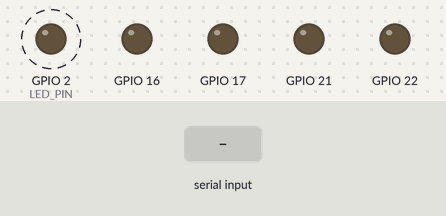
This sketch was run on a simulated ESP32. Parts: output pins drawn as LEDs (lit = HIGH). Dashed ring = blinking. The inputs (shaded band) are chosen by the test bench. What the sketch prints to the serial monitor is not drawn.

Above: at 1.2 s.
1.3 s: "moveto 1\n" received over Serial
4.3 s: "move 1\n" received over Serial
7.3 s: "speed 1\n" received over Serial
Timing chart, 0 to 16.3 s (numbered marks = the images above; inputs shaded):
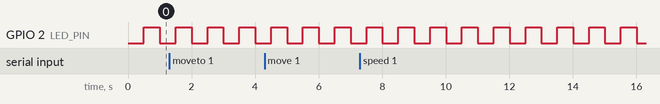

Measured:
- by itself, GPIO 2 (LED_PIN): alternates HIGH for 0.50 s and LOW for 0.50 s

The sketch:

stepper_test.ino
```cpp
/*
 * StepperISR_test.ino
 *
 * Uses the StepperISR library (StepperISR.h / StepperISR.cpp) to
 * drive a 28BYJ-48 via ULN2003 on ESP32, controlled over Serial.
 *
 * Commands: remiember to put a space before the the value
 *   moveTo <n>      - go to absolute step count
 *   move <n>        - go relative to current position
 *   speed <n>       - set speed (steps/sec)
 *   runSpeed <n>    - constant-speed mode (+/- direction), run until stop
 *   stop            - stop and de-energize
 *   mode half|full  - switch step mode (only while stopped)
 *   status          - print current state
 *
 * Place StepperISR.h and StepperISR.cpp in the same sketch folder
 * as this file (Arduino IDE will compile them together automatically).
 */

#include "StepperISR.h"

// TODO: set your pins
const uint8_t IN1 = 16;
const uint8_t IN2 = 17;
const uint8_t IN3 = 21;
const uint8_t IN4 = 22;
const uint8_t LED_PIN = 2;

StepperISR stepper;

// ---------- Serial command parsing ----------
void handleSerial() {
  if (!Serial.available()) return;
  String line = Serial.readStringUntil('\n');
  line.trim();
  if (line.length() == 0) return;

  int spaceIdx = line.indexOf(' ');
  String cmd    = (spaceIdx == -1) ? line : line.substring(0, spaceIdx);
  String argStr = (spaceIdx == -1) ? ""   : line.substring(spaceIdx + 1);
  cmd.toLowerCase();
  argStr.trim();
  argStr.toLowerCase();

  if (cmd == "moveto") {
    int32_t v = argStr.toInt();
    stepper.moveTo(v);
    Serial.printf("moveTo %ld\n", (long)v);

  } else if (cmd == "move") {
    int32_t v = argStr.toInt();
    stepper.move(v);
    Serial.printf("move %ld\n", (long)v);

  } else if (cmd == "speed") {
    float v = argStr.toFloat();
    stepper.setSpeed(v);
    Serial.printf("Speed set to %.1f steps/s\n", v);

  } else if (cmd == "runspeed") {
    float v = argStr.toFloat();
    stepper.runSpeed(v);
    Serial.printf("runSpeed %.1f steps/s\n", v);

  } else if (cmd == "stop") {
    stepper.stop();
    Serial.println("stopped");

  } else if (cmd == "mode") {
    bool ok;
    if (argStr == "half") {
      ok = stepper.setStepMode(HALF_STEP);
      Serial.println(ok ? "mode -> HALF_STEP" : "mode change rejected (motor running, call stop() first)");
    } else if (argStr == "full") {
      ok = stepper.setStepMode(FULL_STEP);
      Serial.println(ok ? "mode -> FULL_STEP" : "mode change rejected (motor running, call stop() first)");
    } else {
      Serial.println("usage: mode half | mode full");
    }

  } else if (cmd == "status") {
    Serial.printf("pos=%ld target=%ld running=%d distanceToGo=%ld mode=%s\n",
                  (long)stepper.currentPosition(),
                  (long)(stepper.currentPosition() + stepper.distanceToGo()),
                  stepper.isRunning(),
                  (long)stepper.distanceToGo(),
                  (stepper.getStepMode() == HALF_STEP) ? "HALF_STEP" : "FULL_STEP");

  } else {
    Serial.println("unknown cmd. try: moveTo <n> | move <n> | speed <n> | runSpeed <n> | stop | mode half|full | status");
  }
}

// ---------- Non-blocking proof ----------
uint32_t lastBlinkMs = 0;
bool     ledState    = false;
uint32_t lastPrintMs = 0;

void nonBlockingProof() {
  uint32_t now = millis();

  if (now - lastBlinkMs >= 500) {
    lastBlinkMs = now;
    ledState = !ledState;
    digitalWrite(LED_PIN, ledState);
  }

  if (now - lastPrintMs >= 1000) {
    lastPrintMs = now;
    Serial.printf("[t=%lu ms] pos=%ld running=%d\n",
                  (unsigned long)now, (long)stepper.currentPosition(), stepper.isRunning());
  }
}

void setup() {
  Serial.begin(115200);
  pinMode(LED_PIN, OUTPUT);

  stepper.begin(IN1, IN2, IN3, IN4); // defaults to HALF_STEP
  stepper.setSpeed(500);

  Serial.println("StepperISR example ready.");
  Serial.println("Commands: moveTo <n> | move <n> | speed <n> | runSpeed <n> | stop | mode half|full | status");
}

void loop() {
  handleSerial();
  stepper.run();
  nonBlockingProof();
}
```

StepperISR.h
```cpp
/*
 * StepperISR.h
 *
 * Interrupt-timed stepper driver for 28BYJ-48 + ULN2003 on ESP32,
 * driven by a hardware timer ISR (not polling in loop()).
 *
 * DO NOT MODIFY THIS FILE. This is the interface your StepperISR
 * class must implement — write your implementation in StepperISR.cpp.
 *
 * Supports both HALF_STEP (8-step sequence, 4096 steps/rev) and
 * FULL_STEP (4-step sequence, 2048 steps/rev) modes, switchable at
 * runtime via setStepMode() while the motor is idle.
 *
 * NOTE ON UNITS: position (currentPosition/moveTo/distanceToGo) is
 * expressed in raw step counts. A "step" does NOT mean the same
 * physical angle in HALF_STEP vs FULL_STEP mode — switching modes
 * changes what a given position value means physically. This is left
 * as-is deliberately; see the lab reflection questions.
 *
 * Written for Arduino-ESP32 core 3.x timer API:
 *   timerBegin(freq_hz), timerAttachInterrupt(timer, callback),
 *   timerAlarm(timer, ticks, autoreload, count)
 */

#ifndef STEPPER_ISR_H
#define STEPPER_ISR_H

#include <Arduino.h>

enum StepMode {
  HALF_STEP,   // 8-step sequence, 4096 steps/revolution
  FULL_STEP    // 4-step sequence, 2048 steps/revolution
};

class StepperISR {
  public:
    StepperISR();

    // Configure pins + hardware timer. Call once from setup().
    // Defaults to HALF_STEP mode.
    void begin(uint8_t in1, uint8_t in2, uint8_t in3, uint8_t in4);

    // Set the step rate (steps/sec) used by moveTo()/move(), since
    // those calls take no speed argument of their own. Takes effect
    // immediately on the hardware timer. There is no acceleration in
    // this library, so this is the actual instantaneous speed the
    // motor steps at — not a ceiling ramped toward, hence "setSpeed"
    // rather than "setMaxSpeed".
    // If given a negative value, the absolute value is used instead
    // and a warning is printed to Serial (speed here is a magnitude —
    // direction in position mode comes from distanceToGo()'s sign).
    // NOTE: runSpeed() always overrides this with its own argument,
    // so calling setSpeed() right before runSpeed() has no lasting
    // effect — the runSpeed() value wins.
    void setSpeed(float stepsPerSec);

    // Switch between HALF_STEP and FULL_STEP. Only allowed while the
    // motor is idle (isRunning() == false); returns false and leaves
    // the mode unchanged if the motor is currently running.
    bool setStepMode(StepMode mode);
    StepMode getStepMode();

    // Position mode: go to an absolute step count. Calling this while
    // runSpeed() is active is allowed and immediately interrupts the
    // jog, switching to position mode toward the new target.
    void moveTo(int32_t absolute);

    // Position mode: go relative to current position.
    void move(int32_t relative);

    // Constant-speed mode: step forever in one direction until stop().
    // Positive = one direction, negative = the other. Calling this
    // while moveTo()/move() is active is allowed and immediately
    // interrupts the move, switching to constant-speed mode. While in
    // speed mode, distanceToGo() reads 0 (there is no target).
    void runSpeed(float stepsPerSec);

    // Immediately stop and de-energize all coils.
    void stop();

    bool isRunning();
    int32_t distanceToGo();
    int32_t currentPosition();

    // Call every loop() iteration. Consumes the pending-step flag set
    // by the ISR and advances exactly one step if it's due.
    void run();

  private:
    uint8_t _pins[4];
    hw_timer_t *_timer;

    // Only _stepFlag is touched inside the ISR — that's the only
    // member that needs to be volatile.
    volatile bool _stepFlag;

    int32_t _currentPos;
    int32_t _targetPos;
    int8_t  _seqIndex;
    int8_t  _moveDir;
    float   _speed;
    bool    _running;
    bool    _speedMode;

    StepMode _mode;
    //this is a pointer to a an array of 4 bytes
    const uint8_t (*_seqTable)[4];  // points at HALF_STEP or FULL_STEP
    uint8_t _seqLen;                // 8 or 4

    void applyCoils();
    void deenergize();
    void setIntervalUs(uint32_t intervalUs);

    // Static-callback pattern: timerAttachInterrupt needs a plain
    // function pointer (no captures), so we keep a static instance
    // pointer and route the interrupt to it via onTimerISR(). This
    // supports ONE stepper instance.
    static StepperISR *_instance;
    static void IRAM_ATTR onTimerISR();
};

#endif
```

Source omitted: StepperISR.cpp (15225 bytes)
